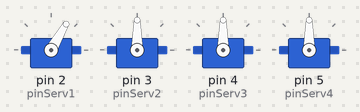
The sketch below on a simulated Arduino Uno, built with avr-gcc and run on an emulated ATmega328P. Shown: 4 × servo.

Above: at 0.05 s.
At 0.3 s:
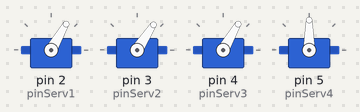
At 0.6 s:
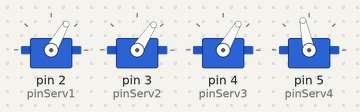
At 1.15 s:
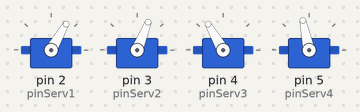
At 1.7 s:
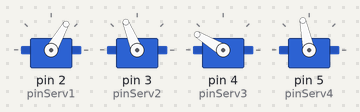
At 2.3 s:
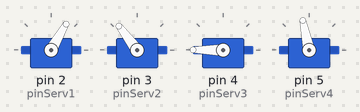
Timing chart, 0 to 5.3 s (numbered marks = the images above):
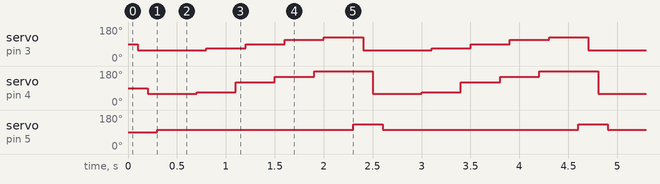

The sketch:

teste4-pos-sem-laco.ino
```cpp
// inclui bibilioteca do servomotor
#include <Servo.h>

// nomeia os servos
Servo serv1,serv2,serv3,serv4;

// define pinos dos servos
#define pinServ1 2
#define pinServ2 3
#define pinServ3 4
#define pinServ4 5
#define posicao
void setup() {
  // inicia o monitor serial:
  Serial.begin(9600);

  // atribui pinos dos servos
  serv1.attach(pinServ1);
  serv2.attach(pinServ2);
  serv3.attach(pinServ3);
  serv4.attach(pinServ4);

}

void loop() {


// posição 1

  serv1.write(60); // base
  delay (100);
  serv2.write(57); // braço esquerdo ( sem o osso)
  delay (100);
  serv3.write(60); // braço direito (com osso)
  delay (100);
  serv4.write(102); // garra
  delay (100);


delay (200);
// posição 3
  serv1.write(60); // base
    delay (100);
  serv3.write(67); //
  delay (100);
  serv2.write(68); //
  delay (100);
  serv4.write(102); // garra

delay (200);

  serv1.write(60); // base
   serv3.write(120); // braço direito (com osso)
  delay (100);
 serv2.write(89); // braço esquerdo ( sem o osso)
  delay (100);
  serv4.write(102); // garra

  delay(200);

  // Para o movimento suave na pegada

    serv1.write(60); // base
   serv3.write(149); // braço direito (com osso)
  delay (100);
 serv2.write(112); // braço esquerdo ( sem o osso)
  delay (100);
  serv4.write(102); // garra


  delay (200);

  serv1.write(60); // base
   serv3.write(180); // braço direito (com osso)
  delay (100);
 serv2.write(127); // braço esquerdo ( sem o osso)
  delay (100);
  serv4.write(102); // garra

  delay(200);


serv4.write(132);

}
```

Measured:
- by itself, servo on pin 3 (pinServ2): repeats every 2.3 s: 68° 0.40 s, 89° 0.40 s, 112° 0.40 s, 127° 0.40 s, 57° 0.70 s
- by itself, servo on pin 4 (pinServ3): repeats every 2.3 s: 67° 0.40 s, 120° 0.40 s, 149° 0.40 s, 180° 0.60 s, 60° 0.50 s
- by itself, servo on pin 5 (pinServ4): alternates 132° for 0.30 s and 102° for 2.0 s
